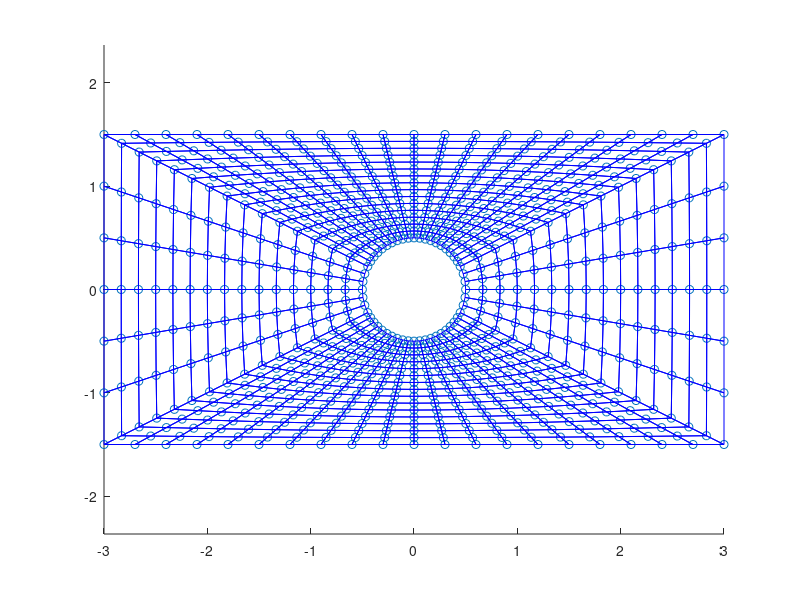

Recreate this plot in MATLAB.
% Scritp to create hole mesh
% Anthony Ricciardi
%
% Clear memory and set path
clearvars; clf; clc
home = pwd; cd ..; cd ..; base = pwd; cd(home);
addpath(fullfile(base,'CoFE_toolbox'))

%% Geometry
r = .5; % hole radius
h = 3; % rectangle height
w = 6; % rectangle width

%% Mesh
n = 16;  % number of nodes between circle and boundary
ns = 7; % number of nodes on short side
nl = 21; % number of nodes on long side

%% Create mesh
pc = .5*[-w -h; w -h; w h; -w h] ;% corner points
ac = atan2(pc(:,2),pc(:,1)); % corner angles
ac(ac<0)=ac(ac<0)+2*pi; % make angles positive

%%

pre_node_nums = 0;
all_node_nums = [];
all_node_xval = [];
all_node_yval = [];
cquad4_g1 = [];
cquad4_g2 = [];
cquad4_g3 = [];
cquad4_g4 = [];

a = ac([3 4 1 2 3]); % point angles
p = pc([3 4 1 2 3],:); % corner points
for i = 1:4;
    if ( a(i+1)-a(i) ) < 0
        a(i) = a(i) - 2*pi;
    end
    if ( a(i+1)-a(i) ) > pi/2
        ni = nl;
    else
        ni = ns;
    end
    ti = linspace(a(i),a(i+1),ni);
    p1 = r*[cos(ti)' sin(ti)'];
    p2 = [linspace(p(i,1),p(i+1,1),ni)',linspace(p(i,2),p(i+1,2),ni)'];
    for s = 1:ni
        xval = linspace(p1(s,1),p2(s,1),n);
        yval = linspace(p1(s,2),p2(s,2),n);
        node_nums = pre_node_nums(end)+1:pre_node_nums(end)+n;     
        
        % CQUAD4 nodes numbers
        if s ~= 1
            cquad4_g1 = [cquad4_g1, pre_node_nums(1:1:end-1)];
            cquad4_g2 = [cquad4_g2, pre_node_nums(2:1:end)];
            
            if s == ni && i == 4
                cquad4_g4 = [cquad4_g4, node_nums_1(1:1:end-1)];
                cquad4_g3 = [cquad4_g3, node_nums_1(2:1:end)];
            else
                cquad4_g4 = [cquad4_g4, node_nums(1:1:end-1)];
                cquad4_g3 = [cquad4_g3, node_nums(2:1:end)];
            end
        end
        
        
        % Save, but not last set in each quandrant
        if s ~= ni
            pre_node_nums = node_nums;
            all_node_nums = [all_node_nums, node_nums];
            all_node_xval = [all_node_xval,xval];
            all_node_yval = [all_node_yval,yval];
        end
        
        % Save intial node numbers
        if s == 1 && i == 1
            node_nums_1 = node_nums;
        end
        
    end
end

%% Plot
figure(1)
hold on

plot(all_node_xval,all_node_yval,'o')
for i = 1:size(cquad4_g1,2)
    plot(all_node_xval([cquad4_g1(i),cquad4_g2(i),cquad4_g3(i),cquad4_g4(i),cquad4_g1(i)]),all_node_yval([cquad4_g1(i),cquad4_g2(i),cquad4_g3(i),cquad4_g4(i),cquad4_g1(i)]),'b-')
end
hold off
axis equal

% figure(2)
% hold on
% plot(all_node_xval,all_node_yval,'.')
% text(all_node_xval,all_node_yval,num2str(all_node_nums'))
% hold off

%% write to file
fid = fopen('mesh.bdf','w');
% fid = 1;

% print all nodes
fprintf(fid,'GRID,%d,,%f,%f,0.,,3456\n',[all_node_nums;all_node_xval;all_node_yval]);

% print all CQUAD4s
fprintf(fid,'CQUAD4,%d,101,%d,%d,%d,%d\n',[1:size(cquad4_g1,2);cquad4_g1;cquad4_g2;cquad4_g3;cquad4_g4]);

% print a pshell
fprintf(fid,'PSHELL,101,501,0.0833\n');

% print a mat1
fprintf(fid,'MAT1,501,1440000000.0,,0.33,5.370788\n');

% print boundary conditions
fprintf(fid,'SPC1,1,12,%d\n',all_node_nums(all_node_xval==-w/2));

% print loads 
fprintf(fid,'FORCE,1,%d,,1.0E6,1.0,0,0\n',all_node_nums(all_node_xval==w/2 & abs(all_node_yval) ~= h/2));
fprintf(fid,'FORCE,1,%d,,0.5E6,1.0,0,0\n',all_node_nums(all_node_xval==w/2 & abs(all_node_yval) == h/2));


fclose('all');
